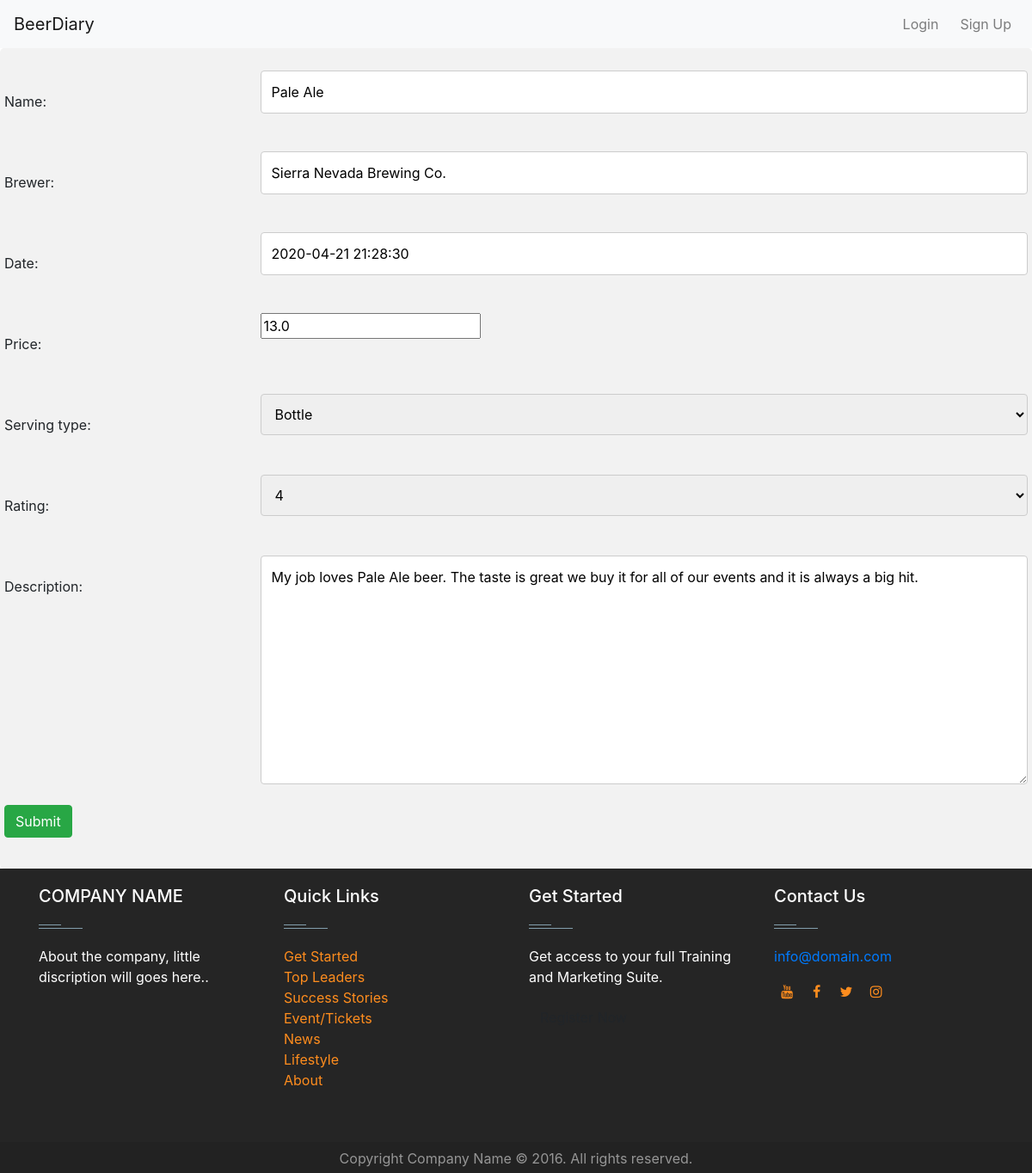
/2/update, run on the app's committed database.
### beers/models.py (models this page shows, shortened)
class Beer(models.Model):
    name = models.CharField(max_length=250)
    brewer = models.CharField(max_length=250)
    date = models.DateTimeField(default=datetime.now)
    price = models.FloatField()
    serving_type = models.CharField(max_length=250)
    rating = models.CharField(max_length=250)
    description = models.TextField(max_length=500, null=True)

### beers/views.py (the view)
# urls.py: path('<slug:pk>/update', views.UpdateBeer.as_view(), name='update_beer'),
class UpdateBeer(UpdateView):
    form_class = AddBeerForm
    template_name = 'beers/add_beer.html'
    model = Beer
    success_url = reverse_lazy('beers:detail')

### beers/forms.py
class AddBeerForm(forms.ModelForm):
    CHOICES = (
        ("Bottle", "Bottle"),
        ("Draft", "Draft"),
    )
    serving_type = forms.ChoiceField(choices=CHOICES)
    rating = forms.ChoiceField(choices=[(x, x) for x in range(1, 6)])
    class Meta:
        model = Beer
        fields = '__all__'

### templates/beers/add_beer.html (shortened to what this page needs)
{% extends 'base.html' %}
{% load staticfiles %}
{% block main-content %}
<div class="beer-container">
  <form method="post" enctype="multipart/form-data">
    {% for field in form %}
    <div class="row">
      <div class="col-25">
        <label>{{ field.label_tag }}</label>
      </div>
      <div class="col-75">
        {{ field }}
      </div>
    </div>
    {% endfor %}
    <br>
    <div class="row">
      <button class="btn btn-success" type="submit">Submit</button>
    </div>
  </form>
</div>
{% endblock %}

### beers/static/css/style.css (style rules this page uses)
body { color: black; }
.btn { background-color: #ff8d1e; color:#fff; }

### templates/beers/add_beer.html (style rules this page uses)
input[type=text], select, textarea { width: 100%; padding: 12px; border: 1px solid #ccc; border-radius: 4px; box-sizing: border-box; resize: vertical; }
label { padding: 12px 12px 12px 0; display: inline-block; }
.beer-container { border-radius: 5px; background-color: #f2f2f2; padding: 20px; }
.col-25 { float: left; width: 25%; margin-top: 6px; }
.col-75 { float: left; width: 75%; margin-top: 6px; }
.row:after { content: ""; display: table; clear: both; }

### data on the page
Beer: form "Pale Ale" "Sierra Nevada Brewing Co." "2020-04-21 21:28:30" "13.0" "Bottle" "4" "My job loves Pale Ale beer. The taste is great we buy it for all of our events and it is always a big hit."

### other printed values
{{ field.label_tag }} "Name:" "Brewer:" "Date:" "Price:" "Serving type:" "Rating:" "Description:"
